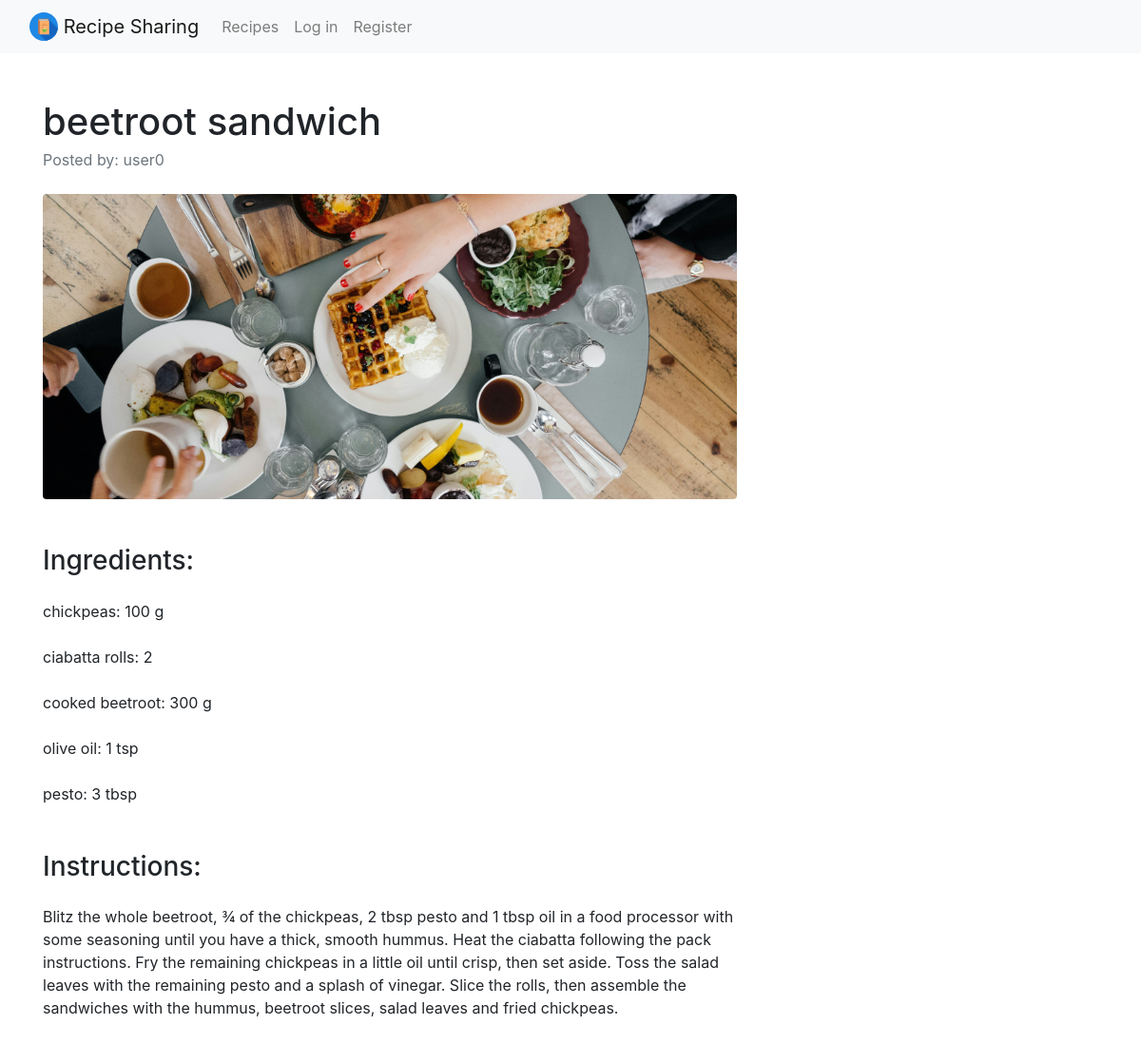
Page /code/index.php/recipe?id=4 on the committed database.
### tables this page shows
CREATE TABLE `recipe` (
  `recipeID` int(11) NOT NULL,
  `title` varchar(255) NOT NULL,
  `instructions` text NOT NULL,
  `userID` int(11) NOT NULL
);

CREATE TABLE `recipeIngredients` (
  `recipeID` int(11) NOT NULL,
  `ingredient` varchar(255) NOT NULL,
  `quantity` float NOT NULL,
  `unit` varchar(45) NOT NULL
);

### code/model/RecipeDB.php (called while the page is built, shortened)
<?php
class RecipeDB {
    public static function get($id) {
        $db = DBInit::getInstance();
        $statement = $db->prepare(
            "SELECT recipe.recipeID, user.username AS author, title, instructions, recipeIngredients.ingredient, recipeIngredients.quantity, recipeIngredients.unit
            FROM recipe
            JOIN user ON recipe.userID = user.userID
            LEFT JOIN recipeIngredients ON recipe.recipeID = recipeIngredients.recipeID
            WHERE recipe.recipeID = :id"
        );
        $statement->bindParam(":id", $id, PDO::PARAM_INT);
        $statement->execute();
        $result = $statement->fetchAll(PDO::FETCH_ASSOC);
        if ($result != null) {
            $recipe = [
                'recipeID' => $result[0]['recipeID'],
                'author' => $result[0]['author'],
                'title' => $result[0]['title'],
                'instructions' => $result[0]['instructions'],
                'ingredients' => []
            ];
            foreach ($result as $row) {
                $recipe['ingredients'][] = [
                    'name' => $row['ingredient'],
                    'quantity' => $row['quantity'],
                    'unit' => $row['unit']
                ];
            }
            return $recipe;
        } else {
            throw new InvalidArgumentException("No record with id $id");
        }
    }
}

### code/view/recipe.php (the view, shortened to what this page needs)
<!DOCTYPE html>
<link rel="stylesheet" href="https://cdn.jsdelivr.net/npm/bootstrap@4.0.0/dist/css/bootstrap.min.css">
<link rel="stylesheet" type="text/css" href="<?= CSS_URL . "style.css" ?>">
<?php include("view/navbar.php"); ?>
<div class="container mt-5">
    <div class="row">
        <div class="col-lg-8">
            <article>
                <header class="mb-4">
                    <h1 class="fw-bolder mb-1"><?= $recipe["title"] ?></h1>
                    <div class="text-muted fst-italic mb-2">Posted by: <?= $recipe["author"] ?></div>
                </header>
                <figure class="mb-4"><img class="img-fluid rounded" src="<?= IMAGES_URL . "food_background.jpg" ?>"  alt="..." /></figure>
                <section class="mb-5">
                    <h3 class="fw-bolder mb-4 mt-5">Ingredients:</h3>
                    <?php foreach ($recipe['ingredients'] as $ingredient): ?>
                        <p class="fs-5 mb-4">
                            <?= ($ingredient['name']) ?>:
                            <?= ($ingredient['quantity']) ?>
                            <?= ($ingredient['unit']) ?>
                        </p>
                    <?php endforeach; ?>
                    <h3 class="fw-bolder mb-4 mt-5">Instructions:</h3>
                    <p class="fs-5 mb-4"><?= $recipe["instructions"] ?></p>
                </section>
            </article>
        </div>
    </div>
</div>

### code/view/navbar.php (shortened to what this page needs)
<link rel="stylesheet" href="https://cdn.jsdelivr.net/npm/bootstrap@4.0.0/dist/css/bootstrap.min.css">
<?php
$loggedIn = isset($_SESSION["loggedin"]) && $_SESSION["loggedin"] === true;
?>
<nav class="navbar navbar-expand-lg navbar-light bg-light">
  <div class="container-fluid">
    <a class="navbar-brand" href="#"><img src="<?= IMAGES_URL . "recipe_logo.svg" ?>" width="30" height="30" class="d-inline-block align-top" alt="">
    Recipe Sharing
    </a>
    <div class="collapse navbar-collapse" id="navbarSupportedContent">
      <ul class="navbar-nav me-auto mb-2 mb-lg-0" id="navbarNav">
        <li class="nav-item">
          <a class="nav-link" aria-current="page" href="<?= BASE_URL . 'recipe'?>">Recipes</a>
        </li>
        <?php if (!$loggedIn) : ?>
        <li class="nav-item">
          <a class="nav-link" aria-current="page" href="<?= BASE_URL . 'user/login'?>">Log in</a>
        </li>
        <li class="nav-item">
          <a class="nav-link" aria-current="page" href="<?= BASE_URL . 'user/register'?>">Register</a>
        </li>
        <?php endif; ?>
      </ul>
    </div>
  </div>
</nav>

### code/index.php (shortened to what this page needs)
<?php
require_once("controller/RecipeController.php");
$path = isset($_SERVER["PATH_INFO"]) ? trim($_SERVER["PATH_INFO"], "/") : "";
$urls = [
    "recipe" => function () {
        RecipeController::index();
     },
    "recipe/edit" => function () {
    if ($_SERVER["REQUEST_METHOD"] == "POST") {
        RecipeController::editRecipe();
    } else {
        RecipeController::recipeEditForm();
    }
    },
    "user/login" => function () {
        if ($_SERVER["REQUEST_METHOD"] == "POST") {
            UserController::login();
        } else {
            UserController::showLoginForm();
        }
    },
    "user/logout" => function () {
        UserController::logout();
    },
    "user/register" => function () {
        if ($_SERVER["REQUEST_METHOD"] == "POST") {
            UserController::register();
        } else {
            UserController::showRegisterForm();
        }
    },
    "recipe/delete" => function () {
        RecipeController::delete();
    },
    "recipe/add" => function () {
        if ($_SERVER["REQUEST_METHOD"] == "POST") {
            RecipeController::addRecipe();
        } else {
            RecipeController::addRecipeForm();
        }
    },
    "" => function () {
        ViewHelper::redirect(BASE_URL . "recipe");
    },
];
try {
    if (isset($urls[$path])) {
       $urls[$path]();
    } else {
        echo "No controller for '$path'";
    }
} catch (Exception $e) {
    echo "An error occurred: <pre>$e</pre>";
    ViewHelper::error404();
}

### code/controller/RecipeController.php (shortened to what this page needs)
<?php
require_once("model/RecipeDB.php");
require_once("ViewHelper.php");
class RecipeController {
    public static function index() {
        if (isset($_GET["id"])) {
            ViewHelper::render("view/recipe.php", ["recipe" => RecipeDB::get($_GET["id"])]);
        } elseif (isset($_GET["username"]) && isset($_SESSION["loggedin"]) &&  $_SESSION["loggedin"] === true) {
            ViewHelper::render("view/recipe-user.php", ["recipes" => RecipeDB::getAllUser($_GET["username"])]);
        } else {
            ViewHelper::render("view/recipe-list.php", ["recipes" => RecipeDB::getAll()]);
        }
    }
}

### code/ViewHelper.php (shortened to what this page needs)
<?php
class ViewHelper {
    public static function render($file, $variables = array()) {
        extract($variables);
        include($file);
        $renderedView = ob_get_clean();
        echo $renderedView;
    }
}

### rows in the picture
recipe: recipeingredients.ingredient "chickpeas", recipeingredients.quantity "100", recipeingredients.unit "g", recipeingredients.ingredient "ciabatta rolls", recipeingredients.quantity "2", recipeingredients.ingredient "cooked beetroot", recipeingredients.quantity "300", recipeingredients.ingredient "olive oil", recipeingredients.quantity "1", recipeingredients.unit "tsp", recipeingredients.ingredient "pesto", recipeingredients.quantity "3", recipeingredients.unit "tbsp"

### other values in the picture
$recipe["title"] "beetroot sandwich"
$recipe["author"] "user0"
